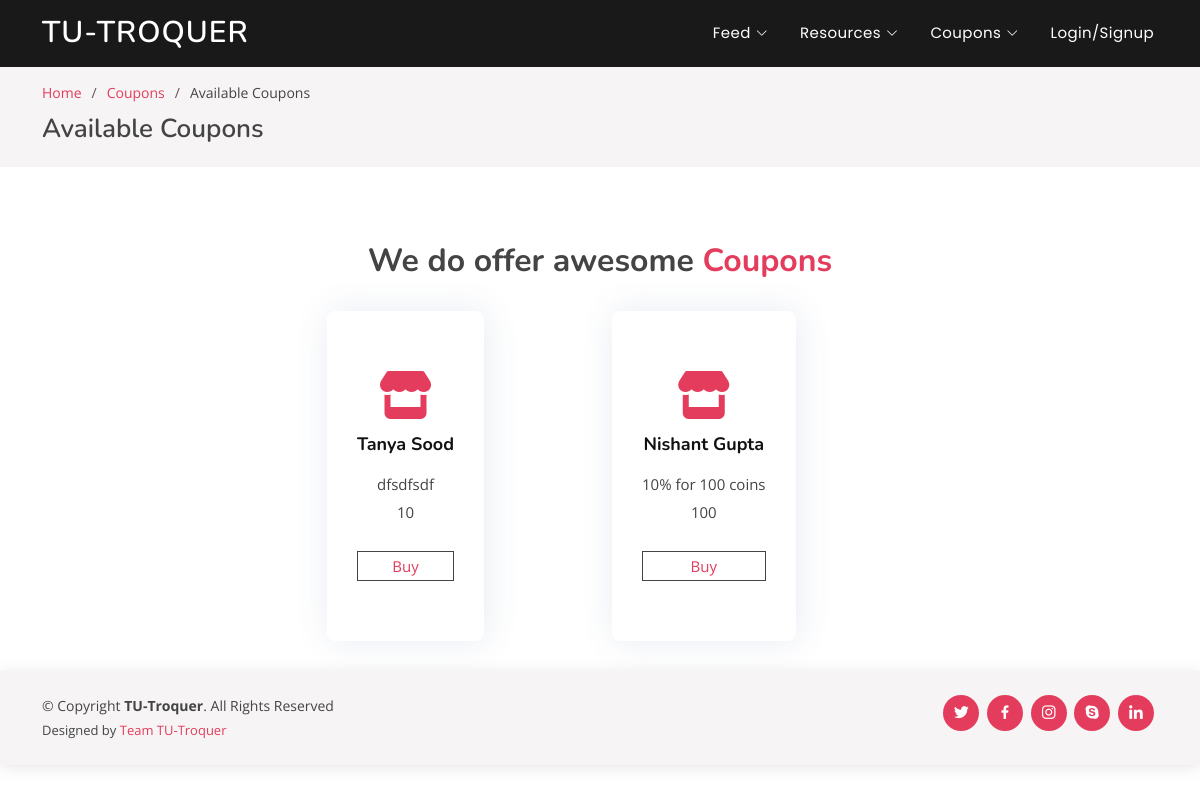
Before: /available/ with the older database file.
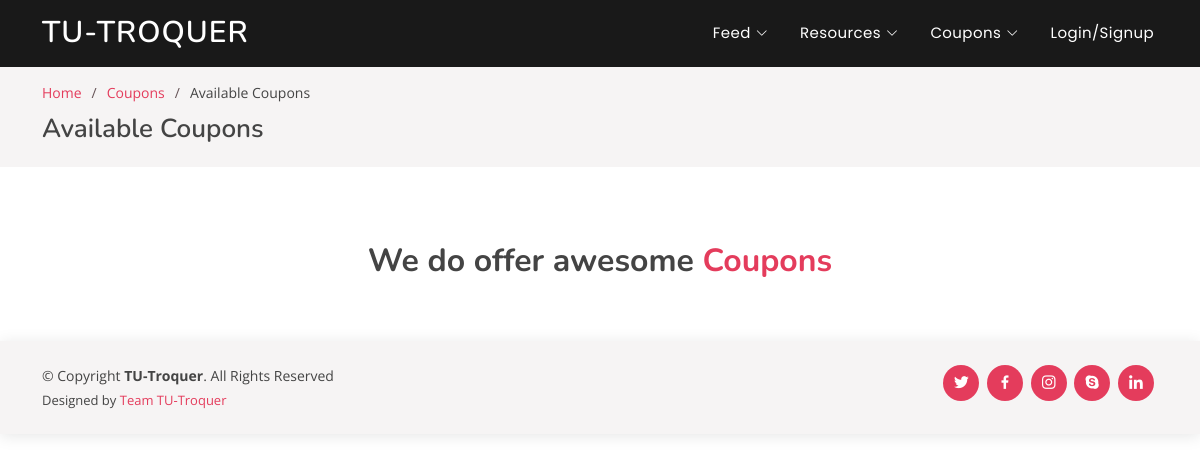
After: the same page with the newer database file.
### coupons/models.py (models this page shows, shortened)
class AvailableCoupons(models.Model):
    company                     = models.ForeignKey(User, limit_choices_to={'is_company': True}, on_delete=models.PROTECT)
    description                 = models.TextField()
    cost                        = models.IntegerField(default=0)
    active                      = models.BooleanField(default=True)

### user/models.py (models this page shows, shortened)
class User(AbstractUser):
	username			= None
	email 				= models.EmailField(verbose_name='Email Address', unique=True)
	name 				= models.CharField(max_length=50)
	contact_no 			= PhoneNumberField(blank=False, null=False, help_text='Add country code before the contact no.')
	coins				= models.IntegerField(default=50)
	ratings				= models.IntegerField(default=0)
	is_student			= models.BooleanField(default=False)
	is_company 			= models.BooleanField(default=False)
	USERNAME_FIELD 		= 'email'
	user_permissions 	= None
	groups 				= None
	REQUIRED_FIELDS 	= []
	objects = CustomUserManager()

### coupons/views.py (the view, shortened to what this page needs)
# urls.py: path('available/',					views.available,		name='available'),
def available(request, id=None):
	user = request.user
	coupons = AvailableCoupons.objects.order_by('-id')
	user = request.user
	context = {
		'coupons' : coupons,
	}
	return render(request, 'coupons/available_coupons.html', context)

### coupons/templates/coupons/available_coupons.html (shortened to what this page needs)
{% extends "home/base.html" %}
{% load static %}
{% block body %}
  <main id="main">
    <section id="breadcrumbs" class="breadcrumbs">
      <div class="container">
        <ol>
          <li><a href="index.html">Home</a></li>
          <li><a href="blog.html">Coupons</a></li>
          <li>Available Coupons</li>
        </ol>
        <h2>Available Coupons</h2>
      </div>
    </section>
    <section id="services" class="services">
      <div class="container">
        <div class="section-title">
          <h3>We do offer awesome <span>Coupons</span></h3>
        </div>
        <div class="row" style="display: flex; justify-content: center;">
        {% for coupon in coupons %}
          <div class="col-md-6 col-lg-3 d-flex align-items-stretch mb-5 mb-lg-0">
            <div class="icon-box">
              <div class="icon"><i class="fas fa-store"></i></div>
              <h4 class="title"><a href="">{{ coupon.company.name }}</a></h4>
              <p class="description">{{ coupon.description }}</p>
              <p class="description">{{ coupon.cost }}</p>
              <p class="description" style="border-style: solid; border-width: thin; margin-top: 25px;"><a class="description" href = "{% url 'available' coupon.id %}">Buy</a></p>
            </div>
          </div>
        {% endfor %}
        </div>
      </div>
    </section>
  </main>
{% endblock body %}

### home/templates/home/base.html (shortened to what this page needs)
{% load static %}
<!DOCTYPE html>
<html lang="en">
<head>
  <link href="{%static 'home/assets/vendor/bootstrap/css/bootstrap.min.css'%}" rel="stylesheet">
  <link href="{%static 'home/assets/vendor/bootstrap-icons/bootstrap-icons.css'%}" rel="stylesheet">
  <link href="{%static 'home/assets/vendor/boxicons/css/boxicons.min.css'%}" rel="stylesheet">
  <link href="{%static 'home/assets/vendor/glightbox/css/glightbox.min.css'%}" rel="stylesheet">
  <link href="{%static 'home/assets/vendor/remixicon/remixicon.css'%}" rel="stylesheet">
  <link href="{%static 'home/assets/vendor/swiper/swiper-bundle.min.css'%}" rel="stylesheet">
  <link href="{%static 'home/assets/css/style.css'%}" rel="stylesheet">
</head>
<body>
  <header id="header" class="fixed-top header-inner-pages">
    <div class="container d-flex align-items-center justify-content-between">
      <h1 class="logo"><a href="{% url 'my_posted_resources' %}">TU-Troquer</a></h1>
      <nav id="navbar" class="navbar">
        <ul>
          <li class="dropdown"><a href="{% url 'feeds' %}"><span>Feed</span> <i class="bi bi-chevron-down"></i></a>
          </li>
          <li class="dropdown"><a href="{% url 'all-resources' %}"><span>Resources</span> <i class="bi bi-chevron-down"></i></a>
          </li>
          <li class="dropdown"><a href="{% url 'available' %}"><span>Coupons</span> <i class="bi bi-chevron-down"></i></a>
          </li>
          {% if user.is_authenticated %}
          <li class="dropdown" ><a href="#">Hey {{ user.name }}</a>
            <ul>
                <li><a href="{% url 'logout' %}">Logout</a></li>
                <li><a href="{% url 'user_profile' request.user.id %}">Profile</a></li>
                <li><a href="#">Coins : {{ request.user.coins }}</a></li>
            </ul>
          </li>
          {% else %}
          <li><a class="nav-link scrollto" href="{% url 'login' %}">Login/Signup</a></li>
          {% endif %}
        </ul>
      </nav>
    </div>
  </header>
{% block body %}{% endblock body %}
  <footer id="footer">
    <div class="container d-md-flex py-4">
      <div class="me-md-auto text-center text-md-start">
        <div class="copyright">
          &copy; Copyright <strong><span>TU-Troquer</span></strong>. All Rights Reserved
        </div>
        <div class="credits">
          Designed by <a href="#">Team TU-Troquer</a>
        </div>
      </div>
      <div class="social-links text-center text-md-right pt-3 pt-md-0">
        <a href="#" class="twitter"><i class="bx bxl-twitter"></i></a>
        <a href="#" class="facebook"><i class="bx bxl-facebook"></i></a>
        <a href="#" class="instagram"><i class="bx bxl-instagram"></i></a>
        <a href="#" class="google-plus"><i class="bx bxl-skype"></i></a>
        <a href="#" class="linkedin"><i class="bx bxl-linkedin"></i></a>
      </div>
    </div>
  </footer>
</body>
</html>

### home/static/home/assets/css/style.css (style rules this page uses)
body { font-family: "Open Sans", sans-serif; color: #444444; }
a { color: #e43c5c; text-decoration: none; }
h1, h2, h3, h4, h5, h6 { font-family: "Nunito", sans-serif; }
#header { transition: all 0.5s; z-index: 997; padding: 20px 0; }
#header .logo { font-size: 30px; margin: 0; padding: 0; line-height: 1; font-weight: 600; letter-spacing: 1px; text-transform: uppercase; }
#header .logo a { color: #fff; }
#header.header-scrolled, #header.header-inner-pages { background: rgba(0, 0, 0, 0.9); padding: 12px 0; }
.navbar { padding: 0; }
.navbar ul { margin: 0; padding: 0; display: flex; list-style: none; align-items: center; }
.navbar li { position: relative; }
.navbar > ul > li { white-space: nowrap; padding: 10px 0 10px 24px; }
.navbar a { display: flex; align-items: center; justify-content: space-between; font-family: "Poppins", sans-serif; color: #fff; font-size: 15px; padding: 0 4px; white-space: nowrap; transition: 0.3s; letter-spacing: 0.4px; position: relative; }
.navbar a i { font-size: 12px; line-height: 0; margin-left: 5px; }
.navbar > ul > li > a:before { content: ""; position: absolute; width: 100%; height: 2px; bottom: -6px; left: 0; background-color: #e43c5c; visibility: hidden; transform: scaleX(0); transition: all 0.3s ease-in-out 0s; }
section { padding: 60px 0; overflow: hidden; }
.section-title { text-align: center; padding-bottom: 30px; }
.section-title h3 { margin: 15px 0 0 0; font-size: 32px; font-weight: 700; }
.section-title h3 span { color: #e43c5c; }
.services { padding-bottom: 30px; }
.breadcrumbs { padding: 15px 0; background: #f6f4f4; margin-top: 67px; }
.breadcrumbs h2 { font-size: 26px; font-weight: 600; }
.breadcrumbs ol { display: flex; flex-wrap: wrap; list-style: none; padding: 0 0 10px 0; margin: 0; font-size: 14px; }
.breadcrumbs ol li + li { padding-left: 10px; }
.breadcrumbs ol li + li::before { display: inline-block; padding-right: 10px; color: #655356; content: "/"; }
#footer { color: #444444; font-size: 14px; background: #f6f4f4; box-shadow: 0px 2px 15px rgba(0, 0, 0, 0.1); }
#footer .credits { padding-top: 5px; font-size: 13px; color: #444444; }
#footer .social-links a { font-size: 18px; display: inline-block; background: #e43c5c; color: #fff; line-height: 1; padding: 8px 0; margin-right: 4px; border-radius: 50%; text-align: center; width: 36px; height: 36px; transition: 0.3s; }

Changed rows visible on the page:
removed AvailableCoupons: company.name "Tanya Sood", description "dfsdfsdf", cost "10"
removed AvailableCoupons: company.name "Nishant Gupta", description "10% for 100 coins", cost "100"
